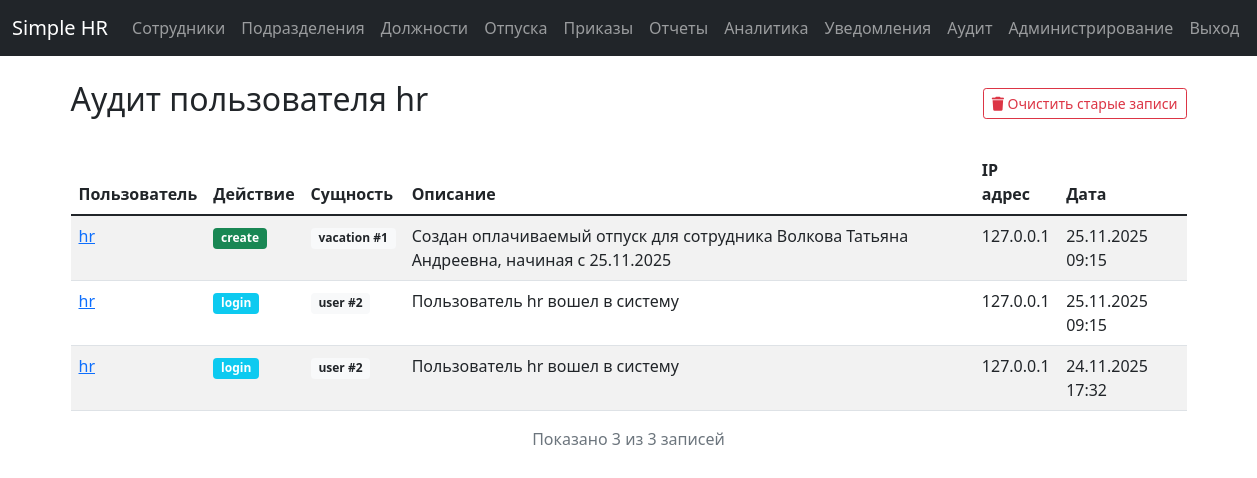
Screenshot of /audit/user/2 (signed in) with the database file from the repository.
### app/models.py (models this page shows, shortened)
class User(UserMixin, db.Model):
    id = db.Column(db.Integer, primary_key=True)
    username = db.Column(db.String(80), unique=True, nullable=False, index=True)
    email = db.Column(db.String(120), unique=True, nullable=False, index=True)
    password_hash = db.Column(db.String(256), nullable=False)
    role = db.Column(db.String(20), nullable=False, index=True)  # 'admin' or 'hr'
    active = db.Column(db.Boolean, default=True, nullable=False, name='is_active')
    created_at = db.Column(db.DateTime, default=datetime.utcnow, index=True)
    last_login = db.Column(db.DateTime, index=True)
    reset_token = db.Column(db.String(100), unique=True, nullable=True)
    reset_token_expires = db.Column(db.DateTime, nullable=True)
    __table_args__ = (
        db.Index('idx_user_role_active', 'role', 'is_active'),
    )
    def is_admin(self):
        return self.role == 'admin'

class AuditLog(db.Model):
    id = db.Column(db.Integer, primary_key=True)
    user_id = db.Column(db.Integer, db.ForeignKey('user.id'), nullable=False, index=True)
    action = db.Column(db.String(100), nullable=False, index=True)  # create, update, delete, login, etc.
    entity_type = db.Column(db.String(50), nullable=False, index=True)  # employee, department, etc.
    entity_id = db.Column(db.Integer, nullable=True, index=True)
    description = db.Column(db.Text, nullable=True)
    ip_address = db.Column(db.String(45), nullable=True, index=True)  # IPv4 or IPv6
    user_agent = db.Column(db.Text, nullable=True)
    created_at = db.Column(db.DateTime, default=datetime.utcnow, nullable=False, index=True)
    user = db.relationship('User', backref=db.backref('audit_logs', lazy=True))
    __table_args__ = (
        db.Index('idx_audit_user_action', 'user_id', 'action'),
        db.Index('idx_audit_entity_type_id', 'entity_type', 'entity_id'),
        db.Index('idx_audit_created_at', 'created_at'),
    )

### app/routes/audit.py (the view)
@bp.route('/user/<int:user_id>')
@login_required
@admin_required
def user_logs(user_id):
    user = User.query.get_or_404(user_id)
    page = request.args.get('page', 1, type=int)
    logs = AuditLog.query.filter_by(user_id=user_id)\
                        .order_by(AuditLog.created_at.desc())\
                        .paginate(page=page, per_page=20, error_out=False)
    return render_template('audit/list.html', logs=logs, target_user=user)

### app/templates/audit/list.html (shortened to what this page needs)
{% extends "base.html" %}
{% block content %}
<div class="d-flex justify-content-between align-items-center mb-4">
    <h2>
        {% if my_logs %}
            Мой аудит
        {% elif target_user %}
            Аудит пользователя {{ target_user.username }}
        {% else %}
            Аудит системы
        {% endif %}
    </h2>
    {% if not my_logs and current_user.is_admin() %}
    <form method="POST" action="{{ url_for('audit.cleanup_logs') }}" class="d-inline">
        <button type="submit" class="btn btn-outline-danger btn-sm" onclick="return confirm('Вы уверены, что хотите удалить старые записи аудита?')">
            <i class="fas fa-trash"></i> Очистить старые записи
        </button>
    </form>
    {% endif %}
</div>
{% if logs.items %}
<div class="row">
    <div class="col-12">
        <div class="table-responsive">
            <table class="table table-striped table-hover">
                <thead>
                    <tr>
                        {% if not my_logs %}
                        <th>Пользователь</th>
                        {% endif %}
                        <th>Действие</th>
                        <th>Сущность</th>
                        <th>Описание</th>
                        <th>IP адрес</th>
                        <th>Дата</th>
                    </tr>
                </thead>
                <tbody>
                    {% for log in logs.items %}
                    <tr>
                        {% if not my_logs %}
                        <td>
                            {% if current_user.is_admin() %}
                            <a href="{{ url_for('audit.user_logs', user_id=log.user_id) }}">{{ log.user.username }}</a>
                            {% else %}
                            {{ log.user.username }}
                            {% endif %}
                        </td>
                        {% endif %}
                        <td>
                            <span class="badge bg-{% if log.action == 'create' %}success{% elif log.action == 'update' %}warning{% elif log.action == 'delete' %}danger{% elif log.action == 'login' %}info{% elif log.action == 'logout' %}secondary{% else %}primary{% endif %}">
                                {{ log.action }}
                            </span>
                        </td>
                        <td>
                            <span class="badge bg-light text-dark">
                                {{ log.entity_type }}{% if log.entity_id %} #{{ log.entity_id }}{% endif %}
                            </span>
                        </td>
                        <td>{{ log.description or '-' }}</td>
                        <td>{{ log.ip_address or '-' }}</td>
                        <td>{{ log.created_at.strftime('%d.%m.%Y %H:%M') }}</td>
                    </tr>
                    {% endfor %}
                </tbody>
            </table>
        </div>
    </div>
</div>
<p class="text-center text-muted">Показано {{ logs.items|length }} из {{ logs.total }} записей</p>
{% endif %}
{% endblock %}

### rows the page displays
User: username "hr"
AuditLog: user.username "hr", action "create", entity_type "vacation", entity_id "1", description "Создан оплачиваемый отпуск для сотрудника Волкова Татьяна Андреевна, начиная с 25.11.2025", ip_address "127.0.0.1", created_at "25.11.2025 09:15"
AuditLog: user.username "hr", action "login", entity_type "user", entity_id "2", description "Пользователь hr вошел в систему", ip_address "127.0.0.1", created_at "25.11.2025 09:15"
AuditLog: user.username "hr", action "login", entity_type "user", entity_id "2", description "Пользователь hr вошел в систему", ip_address "127.0.0.1", created_at "24.11.2025 17:32"

### other values shown
{{ logs.items|length }} "3"
{{ logs.total }} "3"
